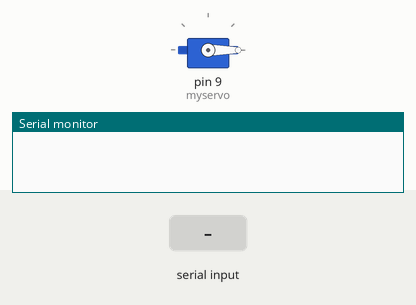
Simulated run of this sketch. Board: Arduino Uno, built with avr-gcc and run on an emulated ATmega328P. On the bench: servo, the last lines printed to the serial monitor. Inputs (shaded band) come from the test bench.

Above: at 1.2 s.
1.3 s: "90,45\n" received over Serial
At 2.4 s:
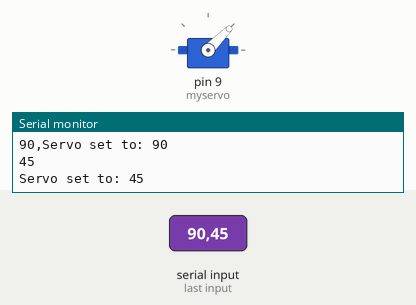
2.8 s: "30,150\n" received over Serial
At 3.9 s:
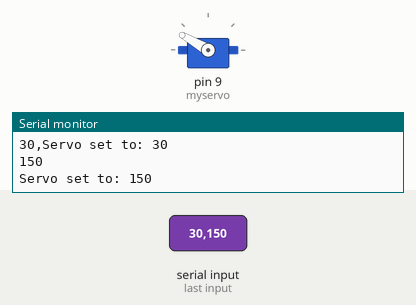
4.3 s: "200\n" received over Serial
At 5.5 s:
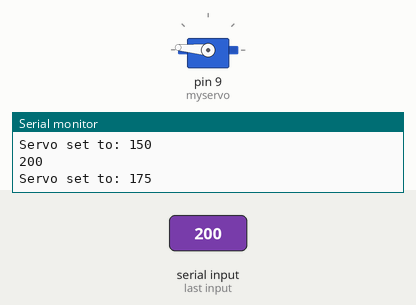
5.8 s: "90\n" received over Serial
At 6.4 s:
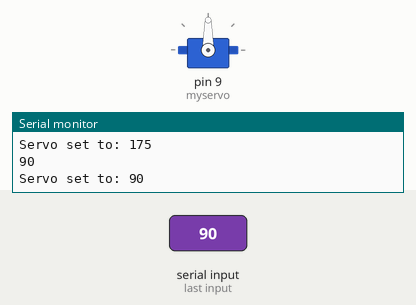
Timing chart, 0 to 8.3 s (numbered marks = the images above; inputs shaded):
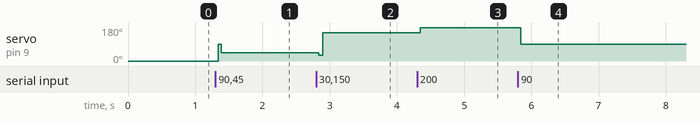

The sketch:

input_servo_position.ino
```cpp
/*############### SET SERVO POSITION BASED ON SERIAL INPUT #########################
       This code will take input from the Serial port in the form of a number.

       It takes this number and positions a servo between 0 and 180 degrees.

       To know when the number actually ends, a non numeric character must follow
       the number.  Typically the serial input would not be used, it is just for this
       example.


   From: Mike Myers (http://mikemyers.me)  @netnutmike
       Let's Make It Episode 12 (http://tech-zen.tv/index.php/shows/let-s-make-it/episodes/59-sensor-fun-with-arduino-1-massive-failure-but-4-successes-let-s-make-it-episode-6)

       http://tech-zen.tv

       For the sample code, show notes, contact information and many more
       videos, visit the show page at http://tech-zen.tv/letsmakeit

       Please subscribe to our YouTube channel or our netcasts at any of
       your favorite netcast / podcast outlets.

       We normally record Let's Make It live on Tuesday evenings around
       7pm eastern. You can watch it live by going to tech-zen.tv and clicking
       the live link at the top of the page.

       We also have a community setup for our viewers and listeners. You can
       join the community by going to community.tech-zen.tv.

       We love input on what you would like to know or if you have an idea for
       a new Let's Make it episode, you can contact us via email or phone at
       the show information page.
################################################################################*/

#include <Servo.h>

Servo myservo;          // Create servo object to control a servo

char readstr[4];        // Character Array to store the serial input
int cstrpos = 0;        // Variable to store the current input array position
long val = 0;           // variable to store the value from the input

int maxValue = 175;

void setup()
{
  Serial.begin(9600);   // Startup the Serial Interface
  myservo.attach(9);    // Attaches the servo on pin 9 to the servo object
}

void loop()
{
  char ch;              //A Place to Store the character we just read

  if (Serial.available())      // is there anything to be read from serial port?
  {
    ch = Serial.read();        // read a single character

    // print out to serial port the character we received (similar to an echo)
    Serial.print(ch);

    if (ch >= '0' && ch <= '9')    // Number so store it in the input array
    {
      readstr[cstrpos] = ch;      // Add the read character to the array of read numbers
      ++cstrpos;                  // Increase the position in the array
    }
    else                          // not a number so lets set the position of the servo
    {
     readstr[cstrpos] = '\0';     // Add a null to the end of the string array to terminate the string
     val = atol(readstr);         // Convert the string to a long int

     if (val > maxValue) {
       val = 175;
     }

     cstrpos = 0;                 // Reset the array position back to the beginning so the next input starts a new input

     //Print to the serial port what we are going to do
     Serial.print("Servo set to: ");
     Serial.println(val);
     Serial.println("");
    }
  }

  // The servo needs constant feed of values so we constantly output the PWM value
  myservo.write(val);            // Set the PWM value to send to the servo
  delay(15);                     // Just a little delay

}
```

Measured:
- after the input at 1.3 s, servo on pin 9 (myservo): 0° → 45° at once
- after the input at 2.8 s, servo on pin 9 (myservo): 45° → 30° at once, → 150° 0.06 s later
- after the input at 4.3 s, servo on pin 9 (myservo): 150° → 175° after 0.05 s
- after the input at 5.8 s, servo on pin 9 (myservo): 175° → 90° at once
